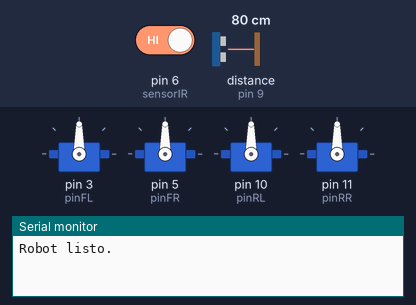
A sketch run on a simulated Arduino Uno, built with avr-gcc and run on an emulated ATmega328P. On the bench: 4 × servo, the last lines printed to the serial monitor. Wiring (inferred from the names in the program): ultrasonic range finder: trigger pin 8; echo pin 9. The test bench sets the inputs (shaded band); at power-on: distance to the obstacle (sensor on pin 9) 80 cm, pin 6 (sensorIR) HIGH. The echo pulse lasts 58.3 µs per cm.

Above: at 0.1 s.
At 2.2 s:
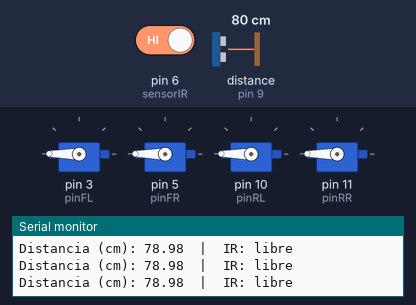
2.3 s: distance to the obstacle (sensor on pin 9) set to 17 cm
3.8 s: distance to the obstacle (sensor on pin 9) set to 14 cm
At 4.9 s:
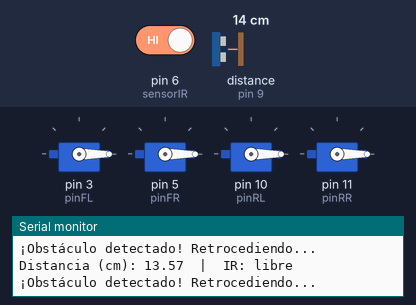
Timing chart, 0 to 6.8 s (numbered marks = the images above; inputs shaded):
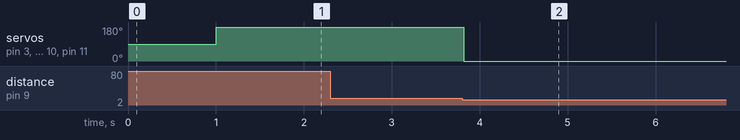

The sketch:

arduinomega_version_2.ino
```cpp
#include <Servo.h>

// ─── Sensores ──────────────────────────────────────────────
// HC‑SR04
const int trigPin = 8;
const int echoPin = 9;
// FC‑51 IR
const int sensorIR = 6;

// ─── Servos (ruedas) ───────────────────────────────────────
Servo servoFL;  // Front‑Left
Servo servoFR;  // Front‑Right
Servo servoRL;  // Rear‑Left
Servo servoRR;  // Rear‑Right

const int pinFL = 3;
const int pinFR = 5;
const int pinRL = 10;
const int pinRR = 11;

// Velocidades (ajusta si tus servos responden distinto)
const int SERVO_STOP   = 90;   // detenido
const int SERVO_FWD    = 180;  // hacia adelante
const int SERVO_REV    = 0;    // hacia atrás

// Umbrales y tiempos
const float UMBRAL_DIST  = 15.0;   // cm
const unsigned long RETROCESO_MS = 700;
const unsigned int  LOOP_DELAY   = 100; // tiempo entre ciclos (ms)

// ─── Variables internas ───────────────────────────────────
long duracion;
float distancia;

// ─── Funciones de movimiento ──────────────────────────────
void avanzar() {
  servoFL.write(SERVO_FWD);
  servoFR.write(SERVO_FWD);
  servoRL.write(SERVO_FWD);
  servoRR.write(SERVO_FWD);
}

void retroceder() {
  servoFL.write(SERVO_REV);
  servoFR.write(SERVO_REV);
  servoRL.write(SERVO_REV);
  servoRR.write(SERVO_REV);
}

void detener() {
  servoFL.write(SERVO_STOP);
  servoFR.write(SERVO_STOP);
  servoRL.write(SERVO_STOP);
  servoRR.write(SERVO_STOP);
}

// ─── Setup ────────────────────────────────────────────────
void setup() {
  Serial.begin(9600);

  pinMode(trigPin, OUTPUT);
  pinMode(echoPin, INPUT);
  pinMode(sensorIR, INPUT);

  // Adjuntar servos
  servoFL.attach(pinFL);
  servoFR.attach(pinFR);
  servoRL.attach(pinRL);
  servoRR.attach(pinRR);

  detener();
  Serial.println("Robot listo.");
  delay(1000);
}

// ─── Loop principal ───────────────────────────────────────
void loop() {
  // ── Lectura ultrasónica ──
  digitalWrite(trigPin, LOW);
  delayMicroseconds(2);
  digitalWrite(trigPin, HIGH);
  delayMicroseconds(10);
  digitalWrite(trigPin, LOW);

  duracion  = pulseIn(echoPin, HIGH, 25000); // 25 ms timeout (~4 m)
  distancia = duracion * 0.034 / 2.0;

  // ── Lectura infrarroja ──
  int estadoIR = digitalRead(sensorIR); // LOW = obstáculo con FC‑51

  // ── Decisión de movimiento ──
  bool obstaculoUS = (distancia > 0 && distancia < UMBRAL_DIST);
  bool obstaculoIR = (estadoIR == LOW);

  if (obstaculoUS || obstaculoIR) {
    // Obstáculo detectado → retroceder breve
    Serial.println("¡Obstáculo detectado! Retrocediendo...");
    retroceder();
    delay(RETROCESO_MS);
  } else {
    // Camino libre → avanzar
    avanzar();
  }

  // Mensajes de depuración
  Serial.print("Distancia (cm): ");
  Serial.print(distancia);
  Serial.print("  |  IR: ");
  Serial.print(estadoIR == LOW ? "OBSTÁCULO" : "libre");
  Serial.println();

  delay(LOOP_DELAY);
}
```

Measured:
- the behaviour switches between 16 and 15 cm on distance to the obstacle (sensor on pin 9) (found by bisection; images 1 and 2)
- after the input at 3.8 s, servo on pin 3 (pinFL), servo on pin 5 (pinFR), servo on pin 10 (pinRL), servo on pin 11 (pinRR): 180° → 0° at once
